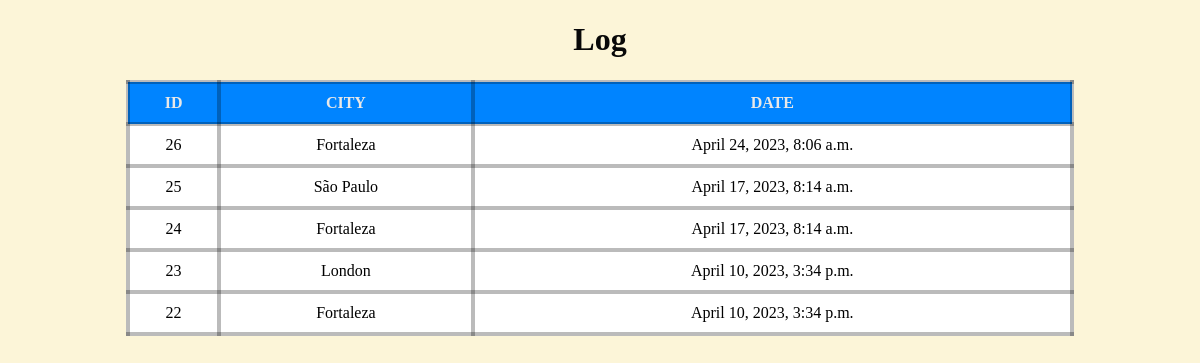
Before: /request/get/ with the older database file.
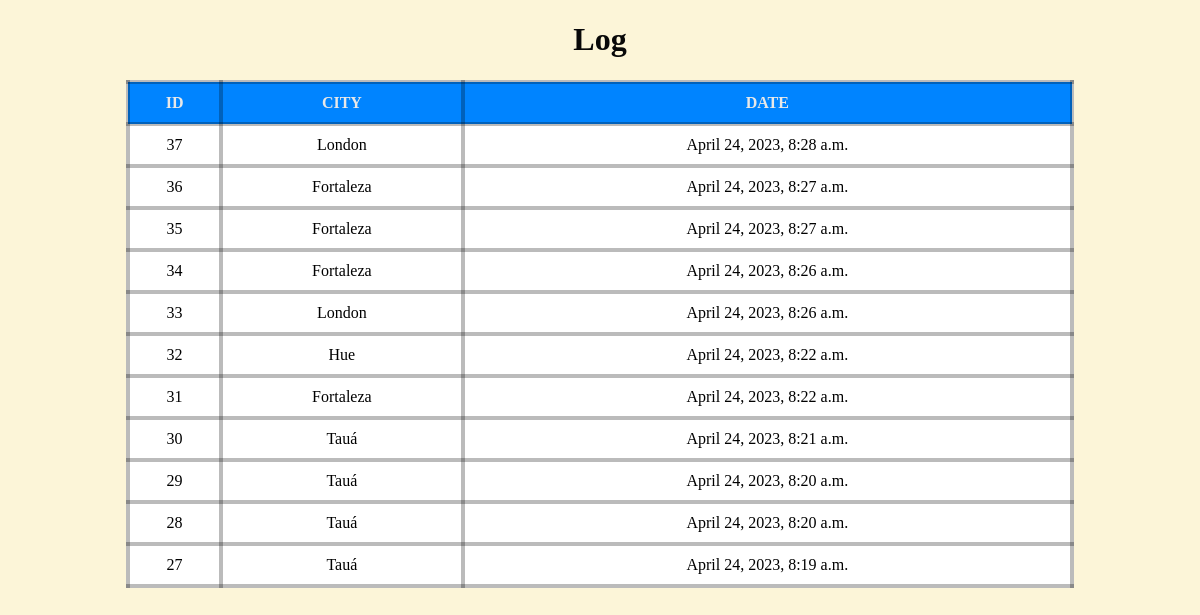
After: the same page with the newer database file.
### app/models.py (models this page shows, shortened)
class REQUEST(models.Model):
  CITY = models.CharField(max_length=40)
  DATE = models.DateTimeField("Date it was requested")

### app/views.py (the view)
# urls.py: path("request/get/", views.getRequests, name="geyRequests")
def getRequests(request):
  context = { "requests": REQUEST.objects.order_by("-DATE")[:11] }
  return render(request, "table.html", context)

### app/templates/table.html (shortened to what this page needs)
{% load static %}
<!DOCTYPE html>
<html lang="en">
  <head>
    <link rel="stylesheet" href="{% static 'css/custom.css' %}">
  </head>
  <body>
    <h1>Log</h1>
    {% if requests %}
    <table>
      <tr>
        <th>ID</th>
        <th>CITY</th>
        <th>DATE</th>
      </tr>
      {% for request in requests %}
      <tr>
        <td class="conteudo">{{ request.id }}</td>
        <td class="conteudo">{{ request.CITY }}</td>
        <td class="conteudo">{{ request.DATE }}</td>
      </tr>
      {% endfor %}
    </table>
    {% else %}
    <h1>0 Requests</h1>
    {% endif %}
  </body>
</html>

### app/static/css/custom.css (style rules this page uses)
body { background-color: rgba(244, 208, 63, 0.2); color: #2d56df; }
h1 { color: #080808; text-align: center; }
table, th, td { border: 4px solid rgba(0, 0, 0, 0.267); border-collapse: collapse; padding: 10px 2px 10px 2px; }
table { width: 80%; margin: auto; background-color:rgb(255, 255, 255) ; color: #000000; }
.conteudo { text-align: center; }
th { background-color: rgb(0, 132, 255); color: #e8e8e8; }

Changed rows visible on the page:
no longer on this page (row unchanged): REQUEST: id "26", CITY "Fortaleza", DATE "April 24, 2023, 8:06 a.m."
no longer on this page (row unchanged): REQUEST: id "25", CITY "São Paulo", DATE "April 17, 2023, 8:14 a.m."
no longer on this page (row unchanged): REQUEST: id "24", CITY "Fortaleza", DATE "April 17, 2023, 8:14 a.m."
no longer on this page (row unchanged): REQUEST: id "23", CITY "London", DATE "April 10, 2023, 3:34 p.m."
no longer on this page (row unchanged): REQUEST: id "22", CITY "Fortaleza", DATE "April 10, 2023, 3:34 p.m."
added REQUEST: id "37", CITY "London", DATE "April 24, 2023, 8:28 a.m."
added REQUEST: id "36", CITY "Fortaleza", DATE "April 24, 2023, 8:27 a.m."
added REQUEST: id "35", CITY "Fortaleza", DATE "April 24, 2023, 8:27 a.m."
added REQUEST: id "34", CITY "Fortaleza", DATE "April 24, 2023, 8:26 a.m."
added REQUEST: id "33", CITY "London", DATE "April 24, 2023, 8:26 a.m."
added REQUEST: id "32", CITY "Hue", DATE "April 24, 2023, 8:22 a.m."
added REQUEST: id "31", CITY "Fortaleza", DATE "April 24, 2023, 8:22 a.m."
added REQUEST: id "30", CITY "Tauá", DATE "April 24, 2023, 8:21 a.m."
added REQUEST: id "29", CITY "Tauá", DATE "April 24, 2023, 8:20 a.m."
added REQUEST: id "28", CITY "Tauá", DATE "April 24, 2023, 8:20 a.m."
added REQUEST: id "27", CITY "Tauá", DATE "April 24, 2023, 8:19 a.m."
